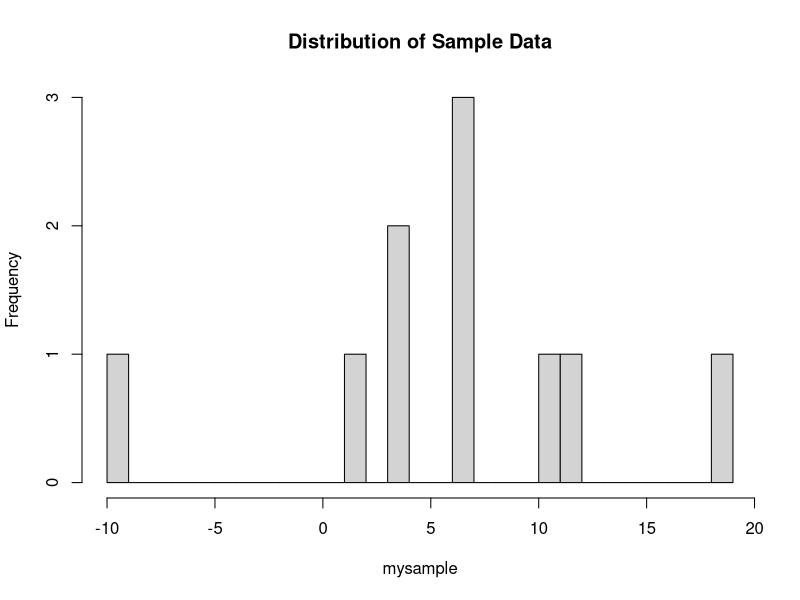
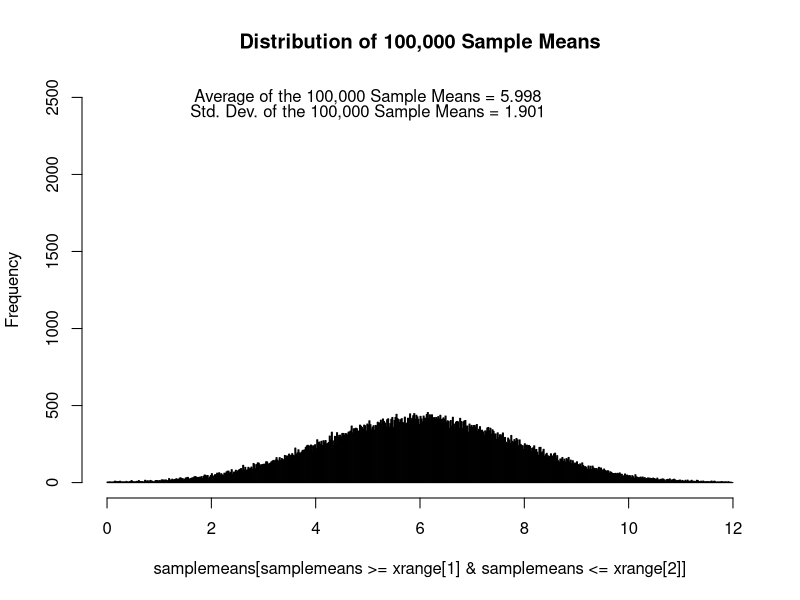
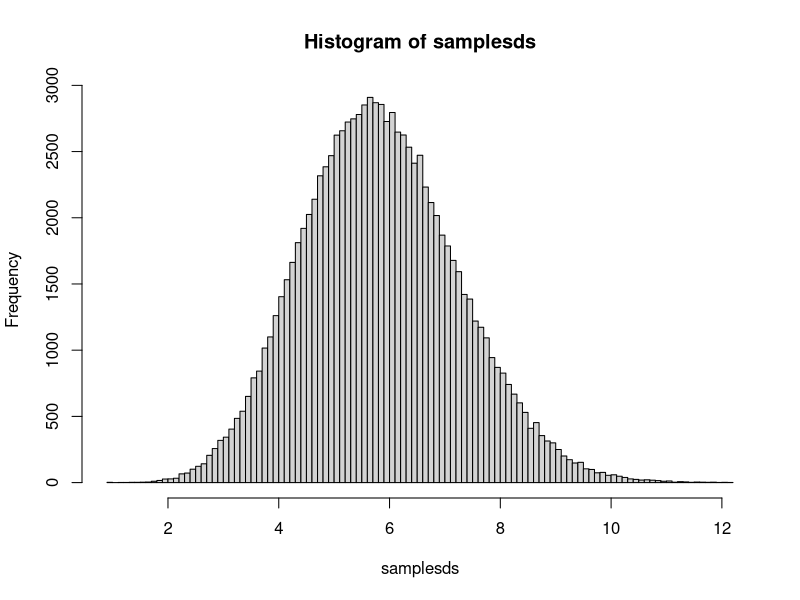

Write R code to recreate these figures, in order.
# LOAD R PACKAGES ----

# load R packages
library(psych)

# SPECIFY POPULATION PARAMETERS ----

# simulation inputs
pop_mean <- 6         # population mean
pop_sd <- 6           # population standard deviation
sample_N <- 10       # sample size
normal_data <- TRUE   # TRUE = normal data, FALSE = skewed data

# GENERATE AND INSPECT ONE SAMPLE OF DATA ----

# simulate artificial data set from the population
if(normal_data){ # simulate normal data
  mysample <- rnorm(n = sample_N, mean = pop_mean, sd = pop_sd)
} else { # simulate skewed data
  mysample <- pop_mean + ((rchisq(sample_N, pop_mean) - pop_mean)/sqrt(2*pop_mean)) * pop_sd
}

# graph the simulated sample data
hist(mysample, breaks = 25, main = 'Distribution of Sample Data')

# descriptive statistics for the simulated sample data
describe(mysample)

# SIMULATION WITH 100,000 RANDOM SAMPLES OF DATA ----

# initialize data set to hold 100,000 sample means
samplemeans <- rep(0, 100000)
samplesds <- rep(0, 100000)
# loop to draw 100,000 random samples
for(s in 1:100000){
  if(normal_data){ # normal data
    sampledata <- rnorm(n = sample_N, mean = pop_mean, sd = pop_sd)
  } else { # skewed data
    sampledata <- pop_mean + ((rchisq(sample_N, pop_mean) - pop_mean)/sqrt(2*pop_mean)) * pop_sd
  }
  # store the sample mean in element of s
  samplemeans[s] <- mean(sampledata)
  samplesds[s] <- sd(sampledata)
}

# graph sampling distribution of the sample means
xrange <- c(0,12)
hist(samplemeans[samplemeans >= xrange[1] & samplemeans <= xrange[2]], xlim = xrange, ylim = c(0,2500), breaks = seq(xrange[1],xrange[2], by = .02), main = 'Distribution of 100,000 Sample Means')
text(5, 2500, paste0('Average of the 100,000 Sample Means = ', round(mean(samplemeans), 3)))
text(5, 2400, paste0('Std. Dev. of the 100,000 Sample Means = ', round(sd(samplemeans), 3)))

hist(samplesds, breaks = 100)
